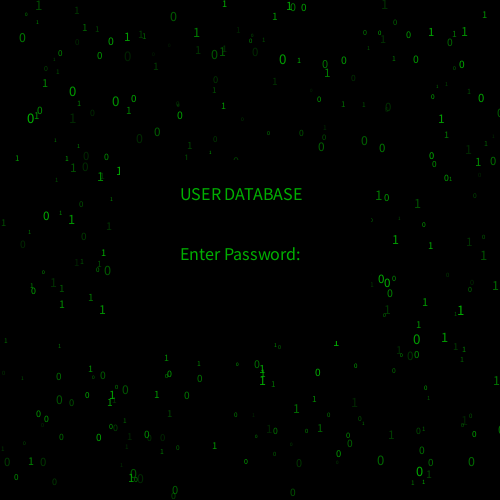
Frame 1 (no input)
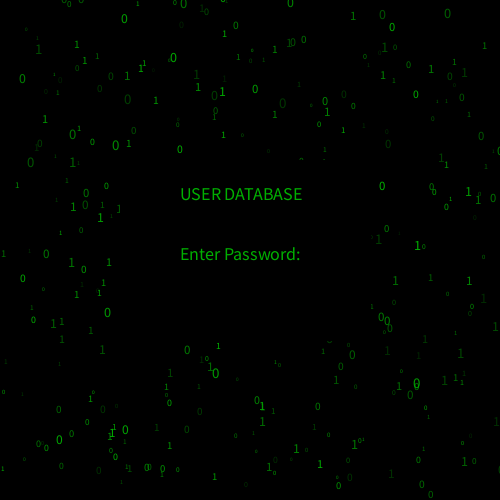
Frame 60 (the mouse pressed at the canvas centre just before this capture)
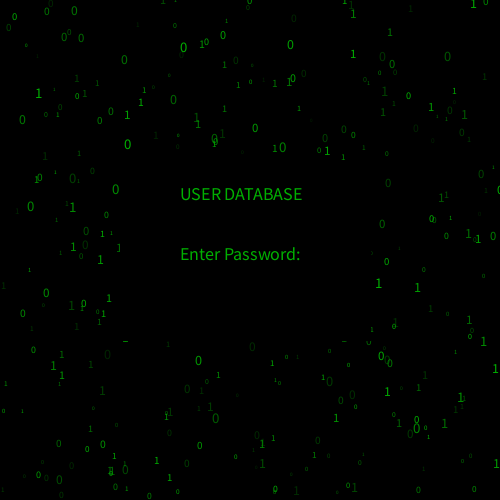
Frame 120 (the mouse held since frame 60 and released just before this capture)

The Processing sketch that drew these frames (run headless with seeded random() and noise(); from frame 60 on, the mouse is pressed at the canvas centre):

// Processing sketch: FoC___Assessment_2___E_M
// ── FoC___Assessment_2___E_M.pde
int MatrixCount = 350;
ArrayList <MatrixNumber> Numbers = new ArrayList<MatrixNumber>();

void setup() {
  size(500, 500); // size of drawing

  for (int i=0; i < MatrixCount; i++) {
    Numbers.add( new MatrixNumber(random(0, 500), random(0, 500))); // Creates all the numbers for the opening screen at random X / Y positions
  }
}

String inputText = "";
Users NamesList = new Users();

void draw() {
  background(0); // black colour of background
  BackgroundMatrix();

  if (UserLoggedIn == true) {
    MainPage();
  } else if (UserLoggedIn == false) {
    loginDisplay();
    WrongPassword();
  }
}

void keyPressed() {
  if (UserLoggedIn == true) {
    if (key == ENTER) {
      CommandCheck(inputText.toLowerCase());
      inputText ="";
      return;
    } else if (key == BACKSPACE && inputText.length() > 0) {
      inputText=inputText.substring(0, inputText.length()-1); // remove last letter
    } else if ( key != BACKSPACE) {
      inputText += key; // add the key to input
      ErrorMessage = "";
      EntryFailed = false;
      PrintNames = false;
      SearchUserResult = "";
    }
  } else if (UserLoggedIn == false) {
    if (key == ENTER) {    // Send the input to a checker
      CheckPassword(inputText.toLowerCase());
      inputText ="";
      return;
    } else if (key == BACKSPACE && inputText.length() > 0) {
      inputText=inputText.substring(0, inputText.length()-1); // remove last letter
    } else if ( key != BACKSPACE) {
      inputText += key; // add the key to input
    }
  }
}

// ── CommandCheck.pde
void CommandCheck(String str) {
  PrintNames = false;
  String[] list = split(str, " ");
  if (list.length == 2 && list[0].equals("add") && !list[1].equals("")) {
    NamesList.AddName(list[1]); // add name to list
  } else if (str.equals("print names")) { // print names to screen
    PrintNames = true;
  } else if (list.length == 2 && list[0].equals("search") && !list[1].equals("")) {
    for (String name : NamesList.GetNames()) {
      if (name.equals(list[1])) {
        SearchUserResult = "Found User - " + list[1];
        return;
      }
    }
    SearchUserResult = "User Not Found - " + list[1];
  } else if (str.equals("sort names")) { // sort names
    NamesList.BubbleSort();
  } else {
    EntryFailed = true;
    ErrorMessage = "Entry Failed, Try Again";
  }
}

// ── LogOut.pde

float checkBoxSizeX = 70f, checkBoxSizeY = 20f;
int x= 420, y = 10;

void LogOutButton() {
  fill(0, 175, 0);
  rect(x, y, checkBoxSizeX, checkBoxSizeY); // rectangle for logout button
  fill (0);
  textSize(15);
  text("Log Out", 430, 25);
}

void mousePressed() { // function to log out if the logout button is clicked to change relevant boolean to false
  if (mouseX > x &&
    mouseX < x + checkBoxSizeX &&
    mouseY > y &&
    mouseY < y + checkBoxSizeY) {
    UserLoggedIn = false;
  }
}

// ── LoginScreen.pde
void BackgroundMatrix() {

  for (int i = 0; i <  Numbers.size(); i++) {
    MatrixNumber m =  Numbers.get(i);
    m.Update();
    m.Render();
  }
}

void loginDisplay() {

  fill(0);
  rect(120, 160, 250, 180);

  fill(0, 175, 0);
  textSize(18);
  text("USER DATABASE", 180, 200);
  text("Enter Password:", 180, 260);
  text(inputText.toLowerCase(), 180, 280);
}

// ── MainPage.pde
boolean EntryFailed = false;
String ErrorMessage = "";
boolean PrintNames = false;
String SearchUserResult = "";

void MainPage() {

  fill(0);
  rect(15, 5, 140, 20); // black box behind command board
  rect(15, 25, 330, 20); // black box for search instructions
  rect(15, 45, 280, 20);// black box for add instructions
  rect(15, 65, 210, 20);// black box for print instructions
  rect(120, 150, 300, 170);// black box for input command

  fill(0, 175, 0);
  textSize(18);
  text("Command Board", 20, 20);
  text("Search Users = 'search' space 'users name'", 20, 40); // command search instructions
  text("Add User = 'add' space 'users name'", 20, 60); // command add instructions
  text("Print Users = 'print names'", 20, 80); // command print instructions
  text("USER DATABASE", 200, 200);
  text("Input Command:", 200, 230);
  text(inputText.toLowerCase(), 200, 260); // input text to function commands

  if (EntryFailed == true) {
    fill(0, 175, 0);
    textSize(18);
    text (ErrorMessage, 200, 310); // if input is invalid error message appears
  }
  
  if (SearchUserResult != "") {
    fill(0, 175, 0);
    textSize(18);
    text (SearchUserResult, 200, 310);
  }

  if (PrintNames == true) {
    fill(0);
    rect(0, 235, 500, 270);
    int x = 10;
    int y = 250;
    for (String name : NamesList.GetNames()) {
      textSize(18);
      fill(0, 175, 0);
      text (name, x, y);
      y += 20;
      if (y >= 500) {
        x +=100;
        y = 250;
      }
    }
  }
  LogOutButton();
}

// ── Matrix.pde
class MatrixNumber {

  PVector pos;
  float speed;
  float chance = random(0, 10);
  float NumberSize = random(5, 15);

  MatrixNumber(float x, float y) {
    pos = new PVector(x, y);
    speed = NumberSize * 0.05f;
  }

  void Update() {
    pos.y += speed; // y positon increasing by speed variable
    if (pos.y > 500) {
      Reset();
    }
  }

  void Render() {
    fill(0, 175, 0, random(50, 260)); // green + random opacity
    textSize(NumberSize);
    if (chance > 5) {
      text ("1", pos.x, pos.y); // text 1 on login screen
    } else {
      text ("0", pos.x, pos.y); // text 0 on login screen
    }
  }

  void Reset() {
    pos.x = random(0, 500); // reset the boxes X position
    pos.y = 0; // reset the boxes Y position
  }
}

// ── PasswordCheck.pde

Boolean UserLoggedIn = false;
Boolean WrongPassword = false;

void CheckPassword(String str) {
  if (str.equals("colleges23") == true) {
    UserLoggedIn = true;
    WrongPassword = false;
    return;
  } else {
    // UserLoggedIn = false;
    WrongPassword = true;
  }
}

void WrongPassword() {
  if (WrongPassword == true) {
    textSize(18);
    text("Wrong Password. Try Again", 150, 330);
  }
}

// ── Users.pde
class Users {

  ArrayList<String> Names = new ArrayList<String>();

  Users() { // added a bunch of names to start off the array list 
    this.Names.add("michael");
    this.Names.add("dwight");
    this.Names.add("jim");
    this.Names.add("pam");
    this.Names.add("kevin");
    this.Names.add("stanley");
    this.Names.add("angela");
    this.Names.add("meredith");
    this.Names.add("andy");
    this.Names.add("phyllis");
    this.Names.add("oscar");
    this.Names.add("darryl");
    this.Names.add("ryan");
    this.Names.add("kelly");
    this.Names.add("toby");
    this.Names.add("creed");
    this.Names.add("erin");
    this.Names.add("jan");
    this.Names.add("holly");
  }

  void AddName(String Name) {

    if (Names.size() >= 65) { // added a limit to the array list size to adhere to the screensize limit for printing them
      ErrorMessage = "Out Of Memory, 65 Name Limit Reached";
      EntryFailed = true;
    } else {
      Names.add(Name);
    }
  }
  ArrayList<String> GetNames() {
    return Names;
  }

  void BubbleSort() { // sorting algorithm for the list of names 
    int n = Names.size();
    boolean notFinishedSorting = true;
    while (notFinishedSorting) { // continue sorting until there are no more names left to move
      notFinishedSorting = false;
      for (int i=1; i< n; i++) {
        if (Names.get(i - 1).compareTo(Names.get(i)) > 0) {
          String tempName = Names.get(i - 1);
          Names.set(i - 1, Names.get(i));
          Names.set(i, tempName);
          notFinishedSorting = true;
        }
      }
      n --; // does not go through the last element with each loop as it is already sorted 
    }
    PrintNames = true; // displays the names after they are sorted on the screen for the user to check
  }
}
